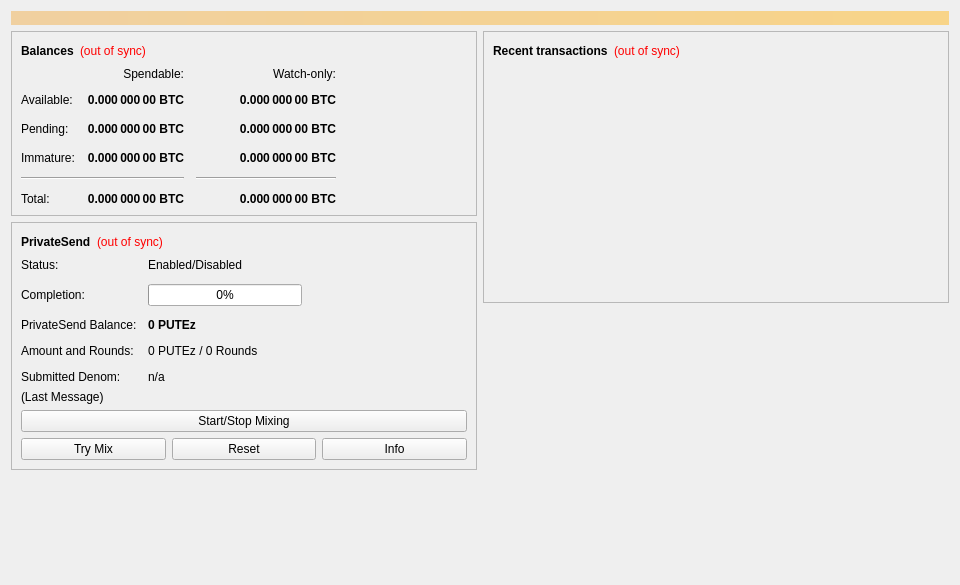
<?xml version="1.0" encoding="UTF-8"?>
<ui version="4.0">
 <class>OverviewPage</class>
 <widget class="QWidget" name="OverviewPage">
  <property name="geometry">
   <rect>
    <x>0</x>
    <y>0</y>
    <width>960</width>
    <height>585</height>
   </rect>
  </property>
  <property name="minimumSize">
   <size>
    <width>960</width>
    <height>0</height>
   </size>
  </property>
  <property name="windowTitle">
   <string>Form</string>
  </property>
  <layout class="QVBoxLayout" name="topLayout">
   <item>
    <widget class="QLabel" name="labelAlerts">
     <property name="visible">
      <bool>false</bool>
     </property>
     <property name="styleSheet">
      <string notr="true">QLabel { background-color: qlineargradient(x1: 0, y1: 0, x2: 1, y2: 0, stop:0 #F0D0A0, stop:1 #F8D488); color:#000000; }</string>
     </property>
     <property name="wordWrap">
      <bool>true</bool>
     </property>
     <property name="margin">
      <number>3</number>
     </property>
     <property name="textInteractionFlags">
      <set>Qt::TextSelectableByMouse</set>
     </property>
    </widget>
   </item>
   <item>
    <layout class="QHBoxLayout" name="horizontalLayout" stretch="1,1">
     <item>
      <layout class="QVBoxLayout" name="verticalLayout_2">
       <item>
        <widget class="QFrame" name="frame">
         <property name="frameShape">
          <enum>QFrame::StyledPanel</enum>
         </property>
         <property name="frameShadow">
          <enum>QFrame::Raised</enum>
         </property>
         <layout class="QVBoxLayout" name="verticalLayout_4">
          <item>
           <layout class="QHBoxLayout" name="horizontalLayout_4">
            <item>
             <widget class="QLabel" name="label_5">
              <property name="font">
               <font>
                <weight>75</weight>
                <bold>true</bold>
               </font>
              </property>
              <property name="text">
               <string>Balances</string>
              </property>
             </widget>
            </item>
            <item>
             <widget class="QLabel" name="labelWalletStatus">
              <property name="toolTip">
               <string>The displayed information may be out of date. Your wallet automatically synchronizes with the Compute network after a connection is established, but this process has not completed yet.</string>
              </property>
              <property name="styleSheet">
               <string notr="true">QLabel { color: red; }</string>
              </property>
              <property name="text">
               <string notr="true">(out of sync)</string>
              </property>
              <property name="alignment">
               <set>Qt::AlignLeading|Qt::AlignLeft|Qt::AlignVCenter</set>
              </property>
             </widget>
            </item>
            <item>
             <spacer name="horizontalSpacer_3">
              <property name="orientation">
               <enum>Qt::Horizontal</enum>
              </property>
              <property name="sizeHint" stdset="0">
               <size>
                <width>40</width>
                <height>20</height>
               </size>
              </property>
             </spacer>
            </item>
           </layout>
          </item>
          <item>
           <layout class="QGridLayout" name="gridLayout">
            <property name="spacing">
             <number>12</number>
            </property>
            <item row="2" column="2">
             <widget class="QLabel" name="labelWatchPending">
              <property name="font">
               <font>
                <weight>75</weight>
                <bold>true</bold>
               </font>
              </property>
              <property name="cursor">
               <cursorShape>IBeamCursor</cursorShape>
              </property>
              <property name="toolTip">
               <string>Unconfirmed transactions to watch-only addresses</string>
              </property>
              <property name="text">
               <string notr="true">0.000 000 00 BTC</string>
              </property>
              <property name="alignment">
               <set>Qt::AlignRight|Qt::AlignTrailing|Qt::AlignVCenter</set>
              </property>
              <property name="textInteractionFlags">
               <set>Qt::LinksAccessibleByMouse|Qt::TextSelectableByKeyboard|Qt::TextSelectableByMouse</set>
              </property>
             </widget>
            </item>
            <item row="2" column="1">
             <widget class="QLabel" name="labelUnconfirmed">
              <property name="font">
               <font>
                <weight>75</weight>
                <bold>true</bold>
               </font>
              </property>
              <property name="cursor">
               <cursorShape>IBeamCursor</cursorShape>
              </property>
              <property name="toolTip">
               <string>Total of transactions that have yet to be confirmed, and do not yet count toward the spendable balance</string>
              </property>
              <property name="text">
               <string notr="true">0.000 000 00 BTC</string>
              </property>
              <property name="alignment">
               <set>Qt::AlignRight|Qt::AlignTrailing|Qt::AlignVCenter</set>
              </property>
              <property name="textInteractionFlags">
               <set>Qt::LinksAccessibleByMouse|Qt::TextSelectableByKeyboard|Qt::TextSelectableByMouse</set>
              </property>
             </widget>
            </item>
            <item row="3" column="2">
             <widget class="QLabel" name="labelWatchImmature">
              <property name="font">
               <font>
                <weight>75</weight>
                <bold>true</bold>
               </font>
              </property>
              <property name="cursor">
               <cursorShape>IBeamCursor</cursorShape>
              </property>
              <property name="toolTip">
               <string>Mined balance in watch-only addresses that has not yet matured</string>
              </property>
              <property name="text">
               <string notr="true">0.000 000 00 BTC</string>
              </property>
              <property name="alignment">
               <set>Qt::AlignRight|Qt::AlignTrailing|Qt::AlignVCenter</set>
              </property>
              <property name="textInteractionFlags">
               <set>Qt::LinksAccessibleByMouse|Qt::TextSelectableByKeyboard|Qt::TextSelectableByMouse</set>
              </property>
             </widget>
            </item>
            <item row="4" column="0" colspan="2">
             <widget class="Line" name="lineSpendableBalance">
              <property name="orientation">
               <enum>Qt::Horizontal</enum>
              </property>
             </widget>
            </item>
            <item row="4" column="2">
             <widget class="Line" name="lineWatchBalance">
              <property name="sizePolicy">
               <sizepolicy hsizetype="Preferred" vsizetype="Fixed">
                <horstretch>0</horstretch>
                <verstretch>0</verstretch>
               </sizepolicy>
              </property>
              <property name="minimumSize">
               <size>
                <width>140</width>
                <height>0</height>
               </size>
              </property>
              <property name="orientation">
               <enum>Qt::Horizontal</enum>
              </property>
             </widget>
            </item>
            <item row="5" column="0">
             <widget class="QLabel" name="labelTotalText">
              <property name="text">
               <string>Total:</string>
              </property>
             </widget>
            </item>
            <item row="3" column="1">
             <widget class="QLabel" name="labelImmature">
              <property name="font">
               <font>
                <weight>75</weight>
                <bold>true</bold>
               </font>
              </property>
              <property name="cursor">
               <cursorShape>IBeamCursor</cursorShape>
              </property>
              <property name="toolTip">
               <string>Mined balance that has not yet matured</string>
              </property>
              <property name="text">
               <string notr="true">0.000 000 00 BTC</string>
              </property>
              <property name="alignment">
               <set>Qt::AlignRight|Qt::AlignTrailing|Qt::AlignVCenter</set>
              </property>
              <property name="textInteractionFlags">
               <set>Qt::LinksAccessibleByMouse|Qt::TextSelectableByKeyboard|Qt::TextSelectableByMouse</set>
              </property>
             </widget>
            </item>
            <item row="2" column="3">
             <spacer name="horizontalSpacer_2">
              <property name="orientation">
               <enum>Qt::Horizontal</enum>
              </property>
              <property name="sizeHint" stdset="0">
               <size>
                <width>40</width>
                <height>20</height>
               </size>
              </property>
             </spacer>
            </item>
            <item row="3" column="0">
             <widget class="QLabel" name="labelImmatureText">
              <property name="text">
               <string>Immature:</string>
              </property>
             </widget>
            </item>
            <item row="5" column="1">
             <widget class="QLabel" name="labelTotal">
              <property name="font">
               <font>
                <weight>75</weight>
                <bold>true</bold>
               </font>
              </property>
              <property name="cursor">
               <cursorShape>IBeamCursor</cursorShape>
              </property>
              <property name="toolTip">
               <string>Your current total balance</string>
              </property>
              <property name="text">
               <string notr="true">0.000 000 00 BTC</string>
              </property>
              <property name="alignment">
               <set>Qt::AlignRight|Qt::AlignTrailing|Qt::AlignVCenter</set>
              </property>
              <property name="textInteractionFlags">
               <set>Qt::LinksAccessibleByMouse|Qt::TextSelectableByKeyboard|Qt::TextSelectableByMouse</set>
              </property>
             </widget>
            </item>
            <item row="5" column="2">
             <widget class="QLabel" name="labelWatchTotal">
              <property name="font">
               <font>
                <weight>75</weight>
                <bold>true</bold>
               </font>
              </property>
              <property name="cursor">
               <cursorShape>IBeamCursor</cursorShape>
              </property>
              <property name="toolTip">
               <string>Current total balance in watch-only addresses</string>
              </property>
              <property name="text">
               <string notr="true">0.000 000 00 BTC</string>
              </property>
              <property name="alignment">
               <set>Qt::AlignRight|Qt::AlignTrailing|Qt::AlignVCenter</set>
              </property>
              <property name="textInteractionFlags">
               <set>Qt::LinksAccessibleByMouse|Qt::TextSelectableByKeyboard|Qt::TextSelectableByMouse</set>
              </property>
             </widget>
            </item>
            <item row="0" column="2">
             <widget class="QLabel" name="labelWatchonly">
              <property name="text">
               <string>Watch-only:</string>
              </property>
              <property name="alignment">
               <set>Qt::AlignRight|Qt::AlignTrailing|Qt::AlignVCenter</set>
              </property>
             </widget>
            </item>
            <item row="1" column="0">
             <widget class="QLabel" name="labelBalanceText">
              <property name="text">
               <string>Available:</string>
              </property>
             </widget>
            </item>
            <item row="1" column="1">
             <widget class="QLabel" name="labelBalance">
              <property name="font">
               <font>
                <weight>75</weight>
                <bold>true</bold>
               </font>
              </property>
              <property name="cursor">
               <cursorShape>IBeamCursor</cursorShape>
              </property>
              <property name="toolTip">
               <string>Your current spendable balance</string>
              </property>
              <property name="text">
               <string notr="true">0.000 000 00 BTC</string>
              </property>
              <property name="alignment">
               <set>Qt::AlignRight|Qt::AlignTrailing|Qt::AlignVCenter</set>
              </property>
              <property name="textInteractionFlags">
               <set>Qt::LinksAccessibleByMouse|Qt::TextSelectableByKeyboard|Qt::TextSelectableByMouse</set>
              </property>
             </widget>
            </item>
            <item row="1" column="2">
             <widget class="QLabel" name="labelWatchAvailable">
              <property name="font">
               <font>
                <weight>75</weight>
                <bold>true</bold>
               </font>
              </property>
              <property name="cursor">
               <cursorShape>IBeamCursor</cursorShape>
              </property>
              <property name="toolTip">
               <string>Your current balance in watch-only addresses</string>
              </property>
              <property name="text">
               <string notr="true">0.000 000 00 BTC</string>
              </property>
              <property name="alignment">
               <set>Qt::AlignRight|Qt::AlignTrailing|Qt::AlignVCenter</set>
              </property>
              <property name="textInteractionFlags">
               <set>Qt::LinksAccessibleByMouse|Qt::TextSelectableByKeyboard|Qt::TextSelectableByMouse</set>
              </property>
             </widget>
            </item>
            <item row="2" column="0">
             <widget class="QLabel" name="labelPendingText">
              <property name="text">
               <string>Pending:</string>
              </property>
             </widget>
            </item>
            <item row="0" column="1">
             <widget class="QLabel" name="labelSpendable">
              <property name="text">
               <string>Spendable:</string>
              </property>
              <property name="alignment">
               <set>Qt::AlignRight|Qt::AlignTrailing|Qt::AlignVCenter</set>
              </property>
             </widget>
            </item>
           </layout>
          </item>
         </layout>
        </widget>
       </item>
       <item>
        <widget class="QFrame" name="framePrivateSend">
         <property name="layoutDirection">
          <enum>Qt::LeftToRight</enum>
         </property>
         <property name="frameShape">
          <enum>QFrame::StyledPanel</enum>
         </property>
         <property name="frameShadow">
          <enum>QFrame::Raised</enum>
         </property>
         <layout class="QVBoxLayout" name="VerticalLayout_PS1">
          <item>
           <layout class="QHBoxLayout" name="horizontalLayout_5">
            <item>
             <widget class="QLabel" name="labelPrivateSendHeader">
              <property name="font">
               <font>
                <weight>75</weight>
                <bold>true</bold>
               </font>
              </property>
              <property name="text">
               <string>PrivateSend</string>
              </property>
             </widget>
            </item>
            <item>
             <widget class="QLabel" name="labelPrivateSendSyncStatus">
              <property name="toolTip">
               <string>The displayed information may be out of date. Your wallet automatically synchronizes with the Compute network after a connection is established, but this process has not completed yet.</string>
              </property>
              <property name="styleSheet">
               <string notr="true">QLabel { color: red; }</string>
              </property>
              <property name="text">
               <string notr="true">(out of sync)</string>
              </property>
              <property name="alignment">
               <set>Qt::AlignLeading|Qt::AlignLeft|Qt::AlignVCenter</set>
              </property>
             </widget>
            </item>
            <item>
             <spacer name="horizontalSpacer_4">
              <property name="orientation">
               <enum>Qt::Horizontal</enum>
              </property>
              <property name="sizeHint" stdset="0">
               <size>
                <width>40</width>
                <height>20</height>
               </size>
              </property>
             </spacer>
            </item>
           </layout>
          </item>
          <item>
           <layout class="QFormLayout" name="privateSendFormLayout">
            <property name="fieldGrowthPolicy">
             <enum>QFormLayout::AllNonFixedFieldsGrow</enum>
            </property>
            <property name="horizontalSpacing">
             <number>11</number>
            </property>
            <property name="verticalSpacing">
             <number>12</number>
            </property>
            <item row="0" column="0">
             <widget class="QLabel" name="labelPrivateSendEnabledText">
              <property name="text">
               <string>Status:</string>
              </property>
             </widget>
            </item>
            <item row="0" column="1">
             <widget class="QLabel" name="labelPrivateSendEnabled">
              <property name="text">
               <string>Enabled/Disabled</string>
              </property>
             </widget>
            </item>
            <item row="1" column="0">
             <widget class="QLabel" name="labelCompletitionText">
              <property name="text">
               <string>Completion:</string>
              </property>
             </widget>
            </item>
            <item row="1" column="1">
             <widget class="QProgressBar" name="privateSendProgress">
              <property name="maximumSize">
               <size>
                <width>154</width>
                <height>16777215</height>
               </size>
              </property>
              <property name="value">
               <number>0</number>
              </property>
             </widget>
            </item>
            <item row="2" column="0">
             <widget class="QLabel" name="labelAnonymizedText">
              <property name="text">
               <string>PrivateSend Balance:</string>
              </property>
             </widget>
            </item>
            <item row="2" column="1">
             <widget class="QLabel" name="labelAnonymized">
              <property name="font">
               <font>
                <weight>75</weight>
                <bold>true</bold>
               </font>
              </property>
              <property name="text">
               <string notr="true">0 PUTEz</string>
              </property>
             </widget>
            </item>
            <item row="3" column="0">
             <widget class="QLabel" name="labelAmountAndRoundsText">
              <property name="text">
               <string>Amount and Rounds:</string>
              </property>
             </widget>
            </item>
            <item row="3" column="1">
             <widget class="QLabel" name="labelAmountRounds">
              <property name="text">
               <string>0 PUTEz / 0 Rounds</string>
              </property>
             </widget>
            </item>
            <item row="4" column="0">
             <widget class="QLabel" name="labelSubmittedDenomText">
              <property name="text">
               <string>Submitted Denom:</string>
              </property>
             </widget>
            </item>
            <item row="4" column="1">
             <widget class="QLabel" name="labelSubmittedDenom">
              <property name="toolTip">
               <string>The denominations you submitted to the Masternode.&lt;br&gt;To mix, other users must submit the exact same denominations.</string>
              </property>
              <property name="text">
               <string>n/a</string>
              </property>
             </widget>
            </item>
           </layout>
          </item>
          <item>
           <layout class="QVBoxLayout" name="VerticalLayout_PS">
            <item>
             <widget class="QLabel" name="labelPrivateSendLastMessage">
              <property name="text">
               <string>(Last Message)</string>
              </property>
              <property name="alignment">
               <set>Qt::AlignLeading|Qt::AlignLeft|Qt::AlignTop</set>
              </property>
              <property name="wordWrap">
               <bool>true</bool>
              </property>
             </widget>
            </item>
            <item>
             <widget class="QPushButton" name="togglePrivateSend">
              <property name="sizePolicy">
               <sizepolicy hsizetype="MinimumExpanding" vsizetype="Fixed">
                <horstretch>0</horstretch>
                <verstretch>0</verstretch>
               </sizepolicy>
              </property>
              <property name="text">
               <string>Start/Stop Mixing</string>
              </property>
             </widget>
            </item>
            <item>
             <layout class="QHBoxLayout" name="horizontalLayout_debugbuttons">
              <item>
               <widget class="QPushButton" name="privateSendAuto">
                <property name="sizePolicy">
                 <sizepolicy hsizetype="MinimumExpanding" vsizetype="Fixed">
                  <horstretch>0</horstretch>
                  <verstretch>0</verstretch>
                 </sizepolicy>
                </property>
                <property name="toolTip">
                 <string>Try to manually submit a PrivateSend request.</string>
                </property>
                <property name="text">
                 <string>Try Mix</string>
                </property>
               </widget>
              </item>
              <item>
               <widget class="QPushButton" name="privateSendReset">
                <property name="sizePolicy">
                 <sizepolicy hsizetype="MinimumExpanding" vsizetype="Fixed">
                  <horstretch>0</horstretch>
                  <verstretch>0</verstretch>
                 </sizepolicy>
                </property>
                <property name="toolTip">
                 <string>Reset the current status of PrivateSend (can interrupt PrivateSend if it's in the process of Mixing, which can cost you money!)</string>
                </property>
                <property name="autoFillBackground">
                 <bool>false</bool>
                </property>
                <property name="text">
                 <string>Reset</string>
                </property>
               </widget>
              </item>
              <item>
               <widget class="QPushButton" name="privateSendInfo">
                <property name="sizePolicy">
                 <sizepolicy hsizetype="MinimumExpanding" vsizetype="Fixed">
                  <horstretch>0</horstretch>
                  <verstretch>0</verstretch>
                 </sizepolicy>
                </property>
                <property name="toolTip">
                 <string>Information about PrivateSend and Mixing</string>
                </property>
                <property name="text">
                 <string>Info</string>
                </property>
               </widget>
              </item>
             </layout>
            </item>
           </layout>
          </item>
         </layout>
        </widget>
       </item>
       <item>
        <spacer name="verticalSpacer">
         <property name="orientation">
          <enum>Qt::Vertical</enum>
         </property>
         <property name="sizeHint" stdset="0">
          <size>
           <width>20</width>
           <height>40</height>
          </size>
         </property>
        </spacer>
       </item>
      </layout>
     </item>
     <item>
      <layout class="QVBoxLayout" name="verticalLayout_3">
       <item>
        <widget class="QFrame" name="frame_2">
         <property name="frameShape">
          <enum>QFrame::StyledPanel</enum>
         </property>
         <property name="frameShadow">
          <enum>QFrame::Raised</enum>
         </property>
         <layout class="QVBoxLayout" name="verticalLayout">
          <item>
           <layout class="QHBoxLayout" name="horizontalLayout_2">
            <item>
             <widget class="QLabel" name="label_4">
              <property name="font">
               <font>
                <weight>75</weight>
                <bold>true</bold>
               </font>
              </property>
              <property name="text">
               <string>Recent transactions</string>
              </property>
             </widget>
            </item>
            <item>
             <widget class="QLabel" name="labelTransactionsStatus">
              <property name="toolTip">
               <string>The displayed information may be out of date. Your wallet automatically synchronizes with the Compute network after a connection is established, but this process has not completed yet.</string>
              </property>
              <property name="styleSheet">
               <string notr="true">QLabel { color: red; }</string>
              </property>
              <property name="text">
               <string notr="true">(out of sync)</string>
              </property>
              <property name="alignment">
               <set>Qt::AlignLeading|Qt::AlignLeft|Qt::AlignVCenter</set>
              </property>
             </widget>
            </item>
            <item>
             <spacer name="horizontalSpacer">
              <property name="orientation">
               <enum>Qt::Horizontal</enum>
              </property>
              <property name="sizeHint" stdset="0">
               <size>
                <width>40</width>
                <height>20</height>
               </size>
              </property>
             </spacer>
            </item>
           </layout>
          </item>
          <item>
           <widget class="QListView" name="listTransactions">
            <property name="styleSheet">
             <string notr="true">QListView { background: transparent; }</string>
            </property>
            <property name="frameShape">
             <enum>QFrame::NoFrame</enum>
            </property>
            <property name="verticalScrollBarPolicy">
             <enum>Qt::ScrollBarAlwaysOff</enum>
            </property>
            <property name="horizontalScrollBarPolicy">
             <enum>Qt::ScrollBarAlwaysOff</enum>
            </property>
            <property name="selectionMode">
             <enum>QAbstractItemView::NoSelection</enum>
            </property>
           </widget>
          </item>
         </layout>
        </widget>
       </item>
       <item>
        <spacer name="verticalSpacer_2">
         <property name="orientation">
          <enum>Qt::Vertical</enum>
         </property>
         <property name="sizeHint" stdset="0">
          <size>
           <width>20</width>
           <height>40</height>
          </size>
         </property>
        </spacer>
       </item>
      </layout>
     </item>
    </layout>
   </item>
  </layout>
 </widget>
 <resources/>
 <connections/>
</ui>
